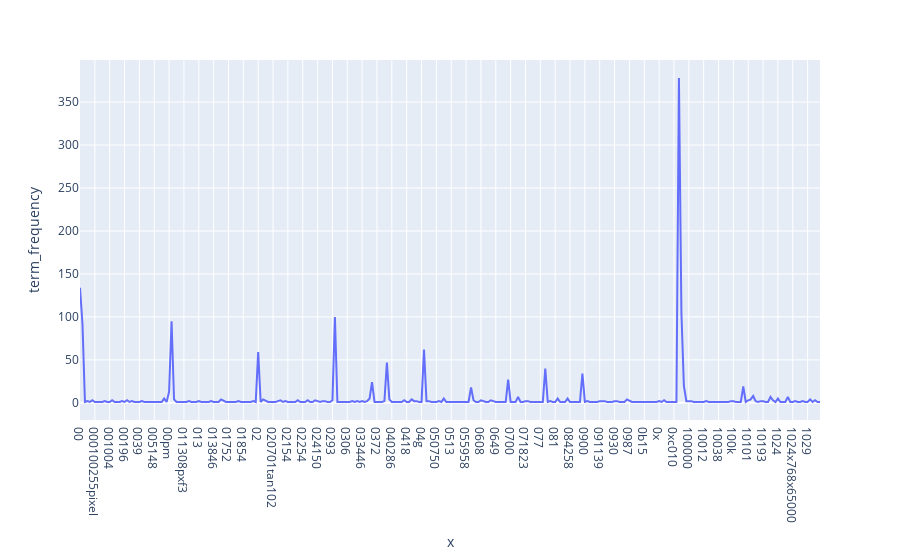

Source (notebook cell):
### Code cell
# Exercise 13 (take home): If you want a nicer interactive visualization here, I would encourage you try to install and use plotly to achieve this.

import numpy as np
term_frequencies = np.asarray(X_counts.sum(axis=0))[0]

# Answer here
import plotly.express as px

df = pd.DataFrame(term_frequencies[:300])
tf = pd.DataFrame((df).values,index=count_vect.get_feature_names_out()[:300], columns={"term_frequency"})
fig = px.line(tf, y="term_frequency", x=count_vect.get_feature_names_out()[:300])
fig.show()

### Figure 1 — Plotly figure (JSON) as saved in the notebook; plotly's stock layout.template omitted (floating-point values rounded to 4 significant figures; data arrays with more than 128 entries replaced by an {"elided": "..."} marker saying what was removed)
{"data": [{"hovertemplate": "x=%{x}<br>term_frequency=%{y}<extra></extra>", "legendgroup": "", "line": {"color": "#636efa", "dash": "solid"}, "marker": {"symbol": "circle"}, "mode": "lines", "name": "", "orientation": "v", "showlegend": false, "type": "scatter", "x": {"elided": "300 str values"}, "xaxis": "x", "y": {"elided": "300 int values"}, "yaxis": "y"}], "layout": {"legend": {"tracegroupgap": 0}, "margin": {"t": 60}, "xaxis": {"anchor": "y", "domain": [0, 1], "title": {"text": "x"}}, "yaxis": {"anchor": "x", "domain": [0, 1], "title": {"text": "term_frequency"}}}}
